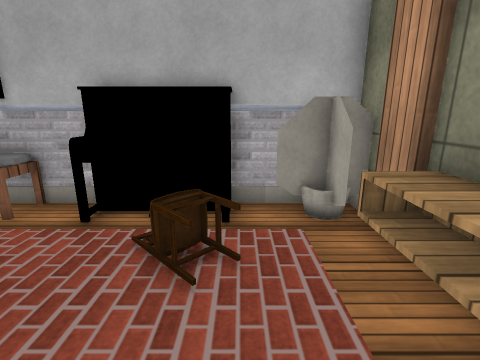
View 1 (above)

14 first-person views from a walk through a 3-D level made in the Unity game engine. The camera is 1.2 m above the floor, tilts 14° down and sees 85° across. The floor is counted in squares, 0.5 m on a side. Each view is taken from the middle of a square. On the plan, view 1 faces up. The plan holds only what a view shows up to about 18 squares ahead; the rest is blank. The place goes on beyond the plan. Some animated figures are not drawn. Some surface patterns are stand-ins.

View 2
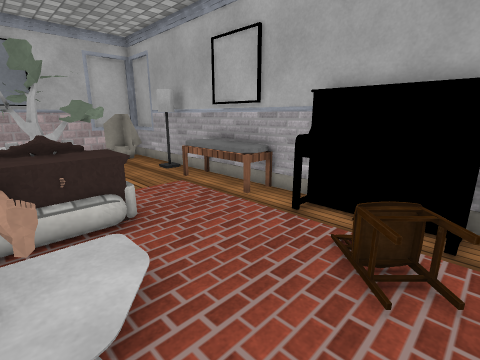

View 3
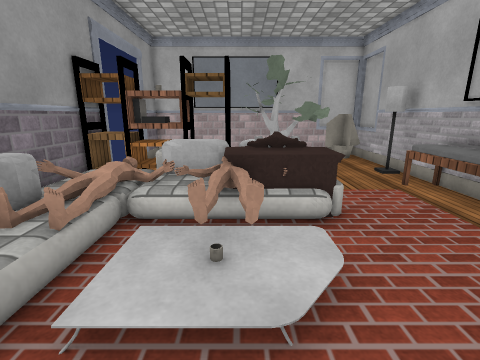

View 4
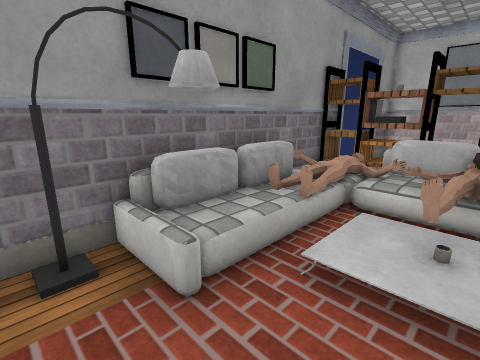

View 5
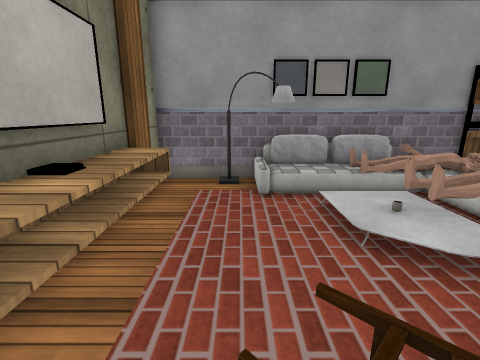

View 6
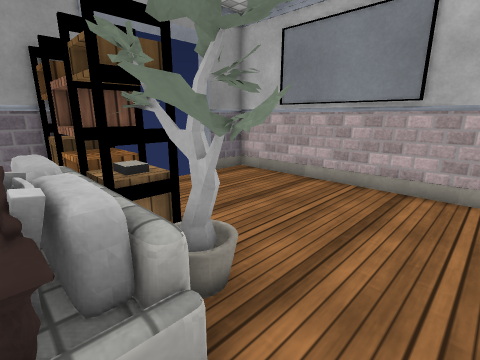

View 7
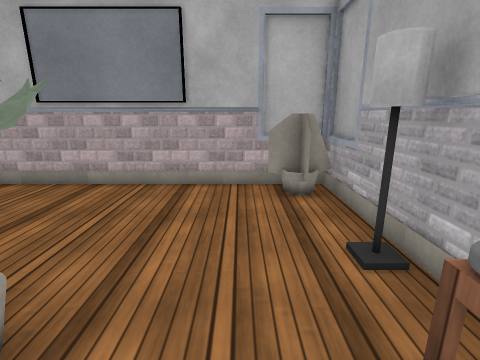

View 8
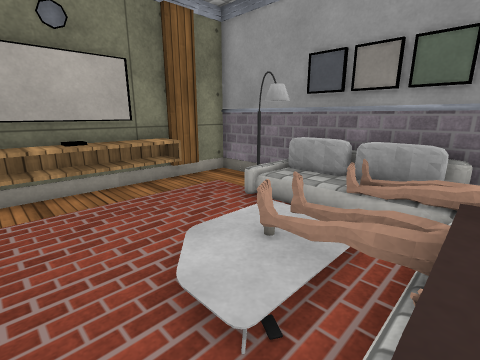

View 9
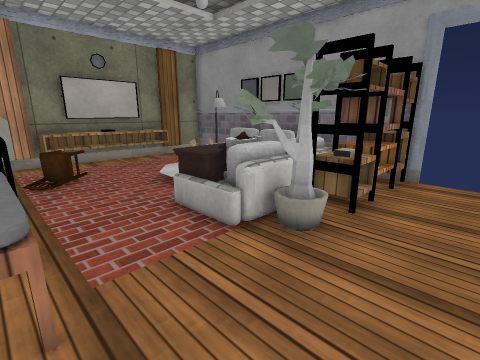

View 10
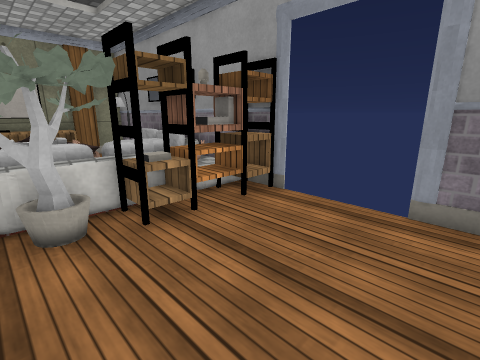

View 11
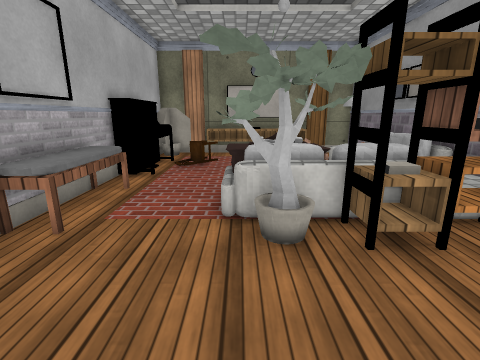

View 12
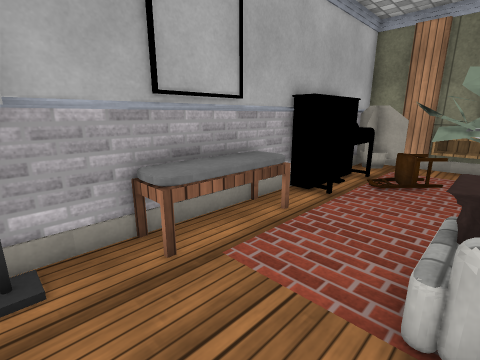

View 13
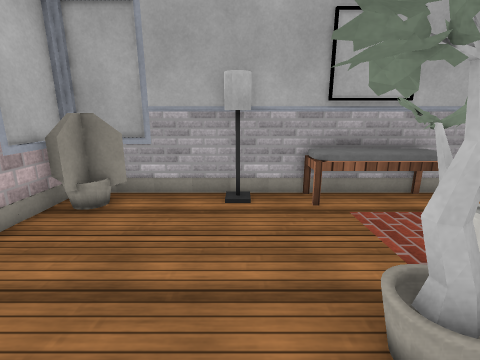

View 14
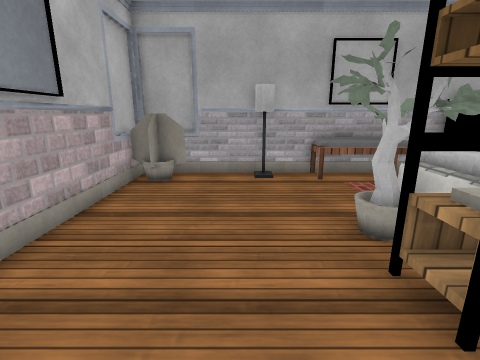

### Floor plan
Key: @ floor where view 1 was taken; # wall or solid block; x gap in a wall; . main floor; : floor 0.25 m higher than the main floor; / step, stairs or slope; = window, fence, low wall or low ledge; ^ raised ledge; O other object.
Columns run from 16 left of view 1 to 3 right of it. Each row starts with its distance up from view 1.
  7 #######^^^^#########
  6 ###..O.^^^^=OOOOO###
  5 ##...........OOO..##
  4 #.........    OO .^^
  3 #......## .      .^^
  2 #.....##O        .^O
  1 #.....### OO:/.  .^O
  0 #.....###OOOO:/ @.^O
 -1 #.....=#O OOO:/  .^^
 -2 #.....##O OOO//  .^^
 -3 #.....##OO=#O OO...#
 -4 #.....###:= O  OO..#
 -5 ##x   #########O####

Positions as (right, up) in squares from view 1, and headings:
1: (0, 0), facing up
2: (0, 0), facing up-left
3: (0, 0), facing left
4: (1, 0), facing down-left
5: (0, 5), facing down
6: (-7, 4), facing down-left
7: (-7, 4), facing left
8: (-6, 3), facing down-right
9: (-12, 6), facing down-right
10: (-15, 2), facing down-right
11: (-14, 2), facing right
12: (-11, 2), facing up-right
13: (-11, -1), facing up
14: (-12, -4), facing up
